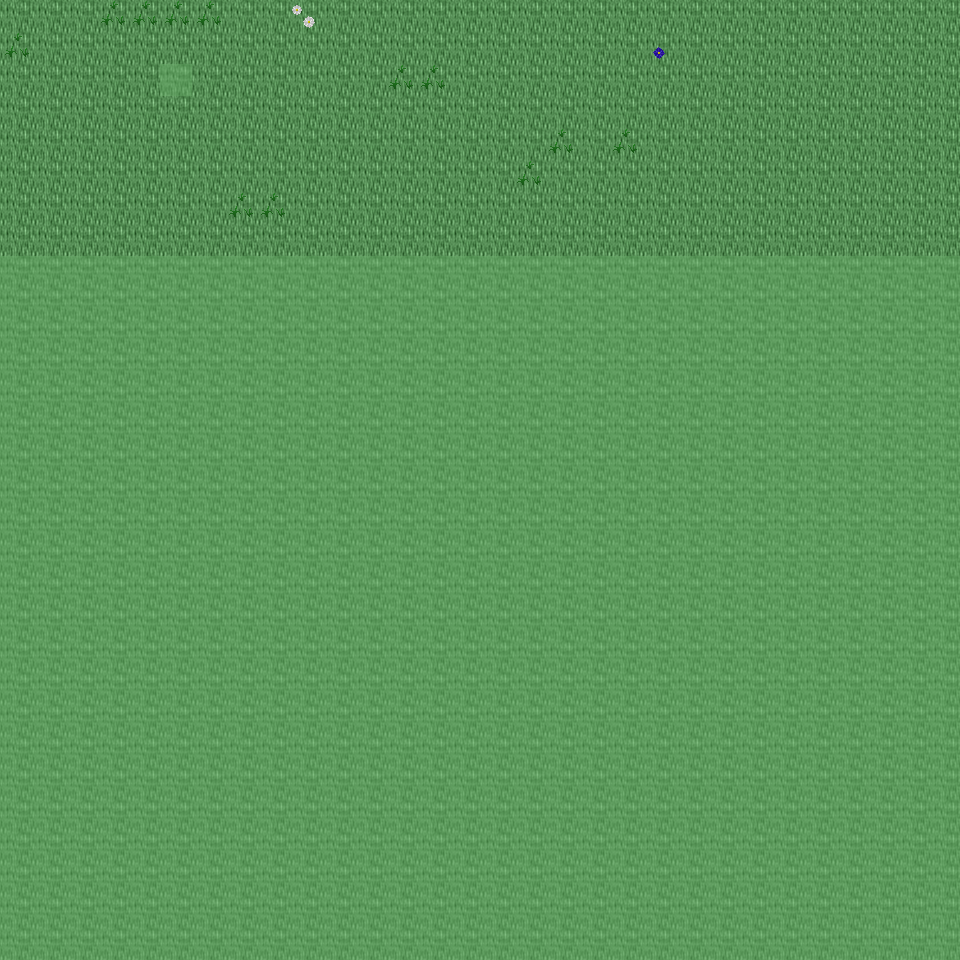

The image is a tile-based game level rendered from a .tmx file. Its description and source (layers, tilesets, objects; grid data summarised) follow:
An orthogonal 30x30 tile map with 32x32 px tiles, 6 tile layers (Ground, Object, Object2, Above, ...), 27 tilesets and 3 objects (3x mapchange).

<map version="1.0" orientation="orthogonal" renderorder="right-down" width="30" height="30" tilewidth="32" tileheight="32" nextobjectid="4">
  <tileset firstgid="1" name="tileset_ground_ground" tilewidth="32" tileheight="32" tilecount="33" columns="3">
    <image source="../drawable/tileset_ground_ground.png" width="96" height="352" />
  </tileset>
  <tileset firstgid="34" name="tileset_ground_ice_ice" tilewidth="32" tileheight="32" tilecount="3" columns="3">
    <image source="../drawable/tileset_ground_ice_ice.png" width="96" height="32" />
  </tileset>
  <tileset firstgid="37" name="tileset_ground_water_pool" tilewidth="32" tileheight="32" tilecount="72" columns="3">
    <image source="../drawable/tileset_ground_water_pool.png" width="96" height="768" />
  </tileset>
  <tileset firstgid="109" name="tileset_ground_grass_edges" tilewidth="32" tileheight="32" tilecount="36" columns="12">
    <image source="../drawable/tileset_ground_grass_edges.png" width="384" height="96" />
  </tileset>
  <tileset firstgid="145" name="tileset_ground_ridge_ice_2" tilewidth="32" tileheight="32" tilecount="42" columns="7">
    <image source="../drawable/tileset_ground_ridge_ice_2.png" width="224" height="192" />
  </tileset>
  <tileset firstgid="187" name="tileset_ground_ridge_earth_dark" tilewidth="32" tileheight="32" tilecount="96" columns="12">
    <image source="../drawable/tileset_ground_ridge_earth_dark.png" width="384" height="256" />
  </tileset>
  <tileset firstgid="283" name="tileset_ground_rock_pebbles" tilewidth="32" tileheight="32" tilecount="3" columns="1">
    <image source="../drawable/tileset_ground_rock_pebbles.png" width="32" height="96" />
  </tileset>
  <tileset firstgid="286" name="tileset_plant_grasses" tilewidth="32" tileheight="32" tilecount="6" columns="3">
    <image source="../drawable/tileset_plant_grasses.png" width="96" height="64" />
  </tileset>
  <tileset firstgid="292" name="tileset_plant_bush_bushes" tilewidth="32" tileheight="32" tilecount="10" columns="5">
    <image source="../drawable/tileset_plant_bush_bushes.png" width="160" height="64" />
  </tileset>
  <tileset firstgid="302" name="tileset_ground_cobbled_paving" tilewidth="32" tileheight="32" tilecount="1" columns="1">
    <image source="../drawable/tileset_ground_cobbled_paving.png" width="32" height="32" />
  </tileset>
  <tileset firstgid="303" name="tileset_ground_grass_corners" tilewidth="32" tileheight="32" tilecount="24" columns="6">
    <image source="../drawable/tileset_ground_grass_corners.png" width="192" height="128" />
  </tileset>
  <tileset firstgid="327" name="tileset_plant_flower_daisy_white" tilewidth="32" tileheight="32" tilecount="8" columns="2">
    <image source="../drawable/tileset_plant_flower_daisy_white.png" width="64" height="128" />
  </tileset>
  <tileset firstgid="335" name="tileset_plant_flower_daisy_blue" tilewidth="32" tileheight="32" tilecount="8" columns="2">
    <image source="../drawable/tileset_plant_flower_daisy_blue.png" width="64" height="128" />
  </tileset>
  <tileset firstgid="343" name="tileset_item_armor_sword_rack" tilewidth="32" tileheight="32" tilecount="4" columns="2">
    <image source="../drawable/tileset_item_armor_sword_rack.png" width="64" height="64" />
  </tileset>
  <tileset firstgid="347" name="tileset_plant_stump_small_stump" tilewidth="32" tileheight="32" tilecount="4" columns="2">
    <image source="../drawable/tileset_plant_stump_small_stump.png" width="64" height="64" />
  </tileset>
  <tileset firstgid="351" name="tileset_item_postbox" tilewidth="32" tileheight="32" tilecount="4" columns="2">
    <image source="../drawable/tileset_item_postbox.png" width="64" height="64" />
  </tileset>
  <tileset firstgid="355" name="tileset_item_armor_weapons_rack" tilewidth="32" tileheight="32" tilecount="18" columns="9">
    <image source="../drawable/tileset_item_armor_weapons_rack.png" width="288" height="64" />
  </tileset>
  <tileset firstgid="373" name="tileset_item_pot_pot_golden_centred" tilewidth="32" tileheight="32" tilecount="3" columns="3">
    <image source="../drawable/tileset_item_pot_pot_golden_centred.png" width="96" height="32" />
  </tileset>
  <tileset firstgid="376" name="tileset_logic_collision" tilewidth="32" tileheight="32" tilecount="1" columns="1">
    <image source="../drawable/tileset_logic_collision.png" width="32" height="32" />
  </tileset>
  <tileset firstgid="377" name="tileset_ground_water_swamp_water" tilewidth="32" tileheight="32" tilecount="33" columns="3">
    <image source="../drawable/tileset_ground_water_swamp_water.png" width="96" height="352" />
  </tileset>
  <tileset firstgid="410" name="tileset_plant_grasses_swamp" tilewidth="32" tileheight="32" tilecount="42" columns="6">
    <image source="../drawable/tileset_plant_grasses_swamp.png" width="192" height="224" />
  </tileset>
  <tileset firstgid="452" name="tileset_plant_stump_hollow_logs" tilewidth="32" tileheight="32" tilecount="6" columns="3">
    <image source="../drawable/tileset_plant_stump_hollow_logs.png" width="96" height="64" />
  </tileset>
  <tileset firstgid="458" name="tileset_plant_tree_tree_darkgreen" tilewidth="32" tileheight="32" tilecount="88" columns="8">
    <image source="../drawable/tileset_plant_tree_tree_darkgreen.png" width="256" height="352" />
  </tileset>
  <tileset firstgid="546" name="tileset_plant_tree_dead_tree_3" tilewidth="32" tileheight="32" tilecount="16" columns="4">
    <image source="../drawable/tileset_plant_tree_dead_tree_3.png" width="128" height="128" />
  </tileset>
  <tileset firstgid="562" name="tileset_building_chimney_smoke" tilewidth="32" tileheight="32" tilecount="40" columns="4">
    <image source="../drawable/tileset_building_chimney_smoke.png" width="128" height="320" />
  </tileset>
  <tileset firstgid="602" name="tileset_building_huts" tilewidth="32" tileheight="32" tilecount="338" columns="26">
    <image source="../drawable/tileset_building_huts.png" width="832" height="416" />
  </tileset>
  <tileset firstgid="940" name="tileset_building_ice_tower" tilewidth="32" tileheight="32" tilecount="252" columns="9">
    <image source="../drawable/tileset_building_ice_tower.png" width="288" height="896" />
  </tileset>
  <layer name="Ground" width="30" height="30">
    <data>[900 cells, 240 non-empty, 1 distinct tile ids]</data>
  </layer>
  <layer name="Object" width="30" height="30">
    <data>[900 cells, 13 non-empty, 2 distinct tile ids]</data>
  </layer>
  <layer name="Object2" width="30" height="30">
    <data>[900 cells, 2 non-empty, 2 distinct tile ids]</data>
  </layer>
  <layer name="Above" width="30" height="30">
    <data>[900 cells, 0 non-empty, 0 distinct tile ids]</data>
  </layer>
  <layer name="Above2" width="30" height="30">
    <data>[900 cells, 0 non-empty, 0 distinct tile ids]</data>
  </layer>
  <layer name="Walkable" width="30" height="30">
    <data>[900 cells, 661 non-empty, 1 distinct tile ids]</data>
  </layer>
  <objectgroup name="MapEvents">
    <object id="1" name="north" type="mapchange" x="0" y="0" width="960" height="32">
      <properties>
        <property name="map" value="0_ados_mountain_n2_w2_x1_y3" />
        <property name="place" value="south" />
      </properties>
    </object>
    <object id="2" name="west" type="mapchange" x="0" y="0" width="32" height="256">
      <properties>
        <property name="map" value="0_ados_mountain_n2_w2_x0_y4" />
        <property name="place" value="east" />
      </properties>
    </object>
    <object id="3" name="east" type="mapchange" x="928" y="0" width="32" height="256">
      <properties>
        <property name="map" value="0_ados_mountain_n2_w2_x2_y4" />
        <property name="place" value="west" />
      </properties>
    </object>
  </objectgroup>
</map>
